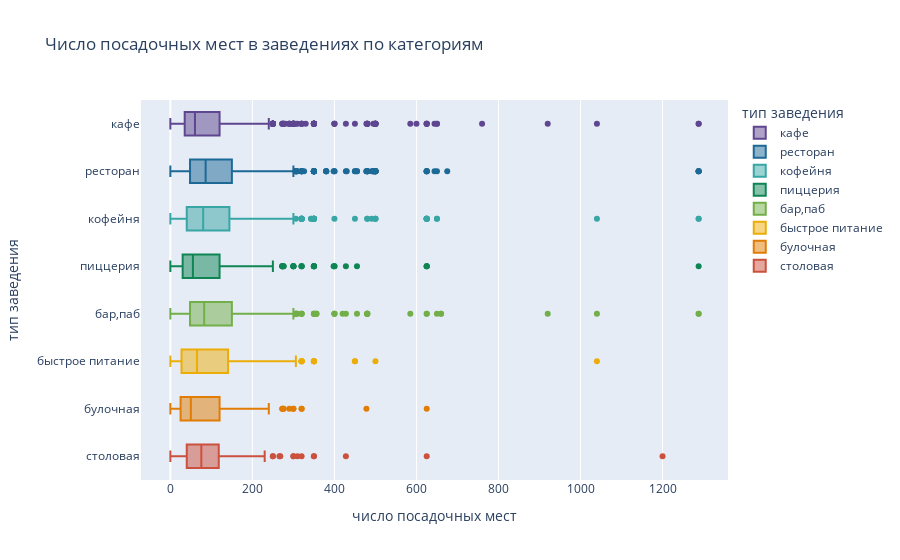

The cell this chart's notebook holds for it:
### Markdown cell above
Выглядит еще подозрительнее. Смотрим в разрезе категорий

### Code cell
px.box(data,
       y='category',
       x='seats',
       color='category',
       title='Число посадочных мест в заведениях по категориям',
       labels=dict(
           seats='число посадочных мест',
           category='тип заведения'
       ),
       color_discrete_sequence=(px
                                .colors
                                .qualitative
                                .Prism)
       )

### Figure 1 — Plotly figure (JSON) as saved in the notebook; plotly's stock layout.template omitted (floating-point values rounded to 4 significant figures; data arrays with more than 128 entries replaced by an {"elided": "..."} marker saying what was removed)
{"data": [{"alignmentgroup": "True", "hovertemplate": "тип заведения=%{y}<br>число посадочных мест=%{x}<extra></extra>", "legendgroup": "кафе", "marker": {"color": "rgb(95, 70, 144)"}, "name": "кафе", "notched": false, "offsetgroup": "кафе", "orientation": "h", "showlegend": true, "type": "box", "x": {"elided": "2378 int values"}, "x0": " ", "xaxis": "x", "y": {"elided": "2378 str values"}, "y0": " ", "yaxis": "y"}, {"alignmentgroup": "True", "hovertemplate": "тип заведения=%{y}<br>число посадочных мест=%{x}<extra></extra>", "legendgroup": "ресторан", "marker": {"color": "rgb(29, 105, 150)"}, "name": "ресторан", "notched": false, "offsetgroup": "ресторан", "orientation": "h", "showlegend": true, "type": "box", "x": {"elided": "2043 int values"}, "x0": " ", "xaxis": "x", "y": {"elided": "2043 str values"}, "y0": " ", "yaxis": "y"}, {"alignmentgroup": "True", "hovertemplate": "тип заведения=%{y}<br>число посадочных мест=%{x}<extra></extra>", "legendgroup": "кофейня", "marker": {"color": "rgb(56, 166, 165)"}, "name": "кофейня", "notched": false, "offsetgroup": "кофейня", "orientation": "h", "showlegend": true, "type": "box", "x": {"elided": "1413 int values"}, "x0": " ", "xaxis": "x", "y": {"elided": "1413 str values"}, "y0": " ", "yaxis": "y"}, {"alignmentgroup": "True", "hovertemplate": "тип заведения=%{y}<br>число посадочных мест=%{x}<extra></extra>", "legendgroup": "пиццерия", "marker": {"color": "rgb(15, 133, 84)"}, "name": "пиццерия", "notched": false, "offsetgroup": "пиццерия", "orientation": "h", "showlegend": true, "type": "box", "x": {"elided": "633 int values"}, "x0": " ", "xaxis": "x", "y": {"elided": "633 str values"}, "y0": " ", "yaxis": "y"}, {"alignmentgroup": "True", "hovertemplate": "тип заведения=%{y}<br>число посадочных мест=%{x}<extra></extra>", "legendgroup": "бар,паб", "marker": {"color": "rgb(115, 175, 72)"}, "name": "бар,паб", "notched": false, "offsetgroup": "бар,паб", "orientation": "h", "showlegend": true, "type": "box", "x": {"elided": "765 int values"}, "x0": " ", "xaxis": "x", "y": {"elided": "765 str values"}, "y0": " ", "yaxis": "y"}, {"alignmentgroup": "True", "hovertemplate": "тип заведения=%{y}<br>число посадочных мест=%{x}<extra></extra>", "legendgroup": "быстрое питание", "marker": {"color": "rgb(237, 173, 8)"}, "name": "быстрое питание", "notched": false, "offsetgroup": "быстрое питание", "orientation": "h", "showlegend": true, "type": "box", "x": {"elided": "603 int values"}, "x0": " ", "xaxis": "x", "y": {"elided": "603 str values"}, "y0": " ", "yaxis": "y"}, {"alignmentgroup": "True", "hovertemplate": "тип заведения=%{y}<br>число посадочных мест=%{x}<extra></extra>", "legendgroup": "булочная", "marker": {"color": "rgb(225, 124, 5)"}, "name": "булочная", "notched": false, "offsetgroup": "булочная", "orientation": "h", "showlegend": true, "type": "box", "x": {"elided": "256 int values"}, "x0": " ", "xaxis": "x", "y": {"elided": "256 str values"}, "y0": " ", "yaxis": "y"}, {"alignmentgroup": "True", "hovertemplate": "тип заведения=%{y}<br>число посадочных мест=%{x}<extra></extra>", "legendgroup": "столовая", "marker": {"color": "rgb(204, 80, 62)"}, "name": "столовая", "notched": false, "offsetgroup": "столовая", "orientation": "h", "showlegend": true, "type": "box", "x": {"elided": "315 int values"}, "x0": " ", "xaxis": "x", "y": {"elided": "315 str values"}, "y0": " ", "yaxis": "y"}], "layout": {"boxmode": "overlay", "legend": {"title": {"text": "тип заведения"}, "tracegroupgap": 0}, "title": {"text": "Число посадочных мест в заведениях по категориям"}, "xaxis": {"anchor": "y", "domain": [0, 1], "title": {"text": "число посадочных мест"}}, "yaxis": {"anchor": "x", "categoryarray": ["столовая", "булочная", "быстрое питание", "бар,паб", "пиццерия", "кофейня", "ресторан", "кафе"], "categoryorder": "array", "domain": [0, 1], "title": {"text": "тип заведения"}}}}
